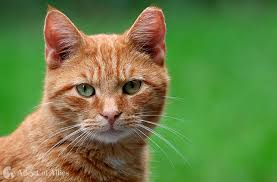
#> input picture data/cat1.jpg, 277 x 182 px, found by its file name
$ python Step03_Indexing_Slicing.py
#> lines starting #> are read from the running program, lines starting #| are printed output that depends on the picture
"""
[20250416_01.py]
Numpy 다차원 배열 접근 및 Matplotlib을 이용한 다양한 그래프(Line, Bar, Scatter, Box, Pie, Histogram) 시각화 예제입니다.
"""
import numpy as np
x= np.arange(2*3*4)
print("x = np.arange(2*3*4):\n",x);print()

x= x.reshape(2,3,4)
print("3차원으로 변환(axis 0 ,axis 1, axis 3):\n",x);print()

print("첫번째 평면 선택(plans):\n",x[0,:,:]);print()
print("첫번째 행 선택(plans):\n",x[:,0,:]);print()
print("첫번째 열 선택(plans):\n",x[:,:,0]);print()

print("x.ravel():\n",x.ravel())

import matplotlib.pyplot as plt

plt.figure()
x=np.array([1,2,3,4])
y=np.array([2,4,6,8])
# [55 lines of commented-out code are left out]
import matplotlib.font_manager as fm
import matplotlib as mat
for font in fm.fontManager.ttflist:
    print(font.name)
font1=mat.rcParams["font.family"]="NanumGothic"

x= np.arange(4)
plt.subplot(2,2,1)
plt.plot(x,x)
plt.title("한글 그래프1")
plt.subplot(2,2,2)
plt.plot(x,x**2, color="red")
plt.title("한글 그래프2")
plt.subplot(2,2,3)
plt.plot(x,x**3, color="green")
plt.title("한글 그래프3")
plt.subplot(2,2,4)
plt.plot(x,x**4, color="black")
plt.title("한글 그래프4")
cat= plt.imread("python_first\cat1.jpg")
#> cat is the input picture: shape (182, 277, 3); mean R, G, B 105.6, 129.5, 69.2
plt.imshow(cat)
plt.show()
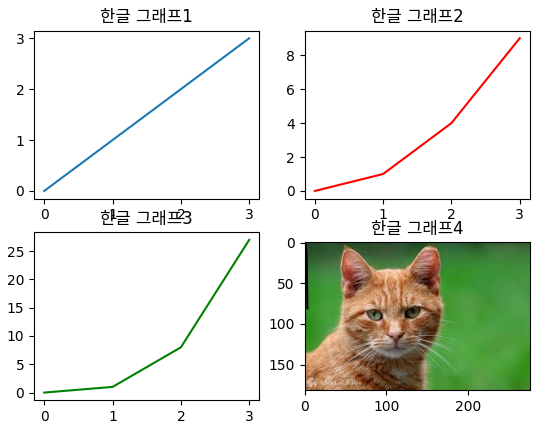
#> figure drawn by matplotlib, 4 panels
